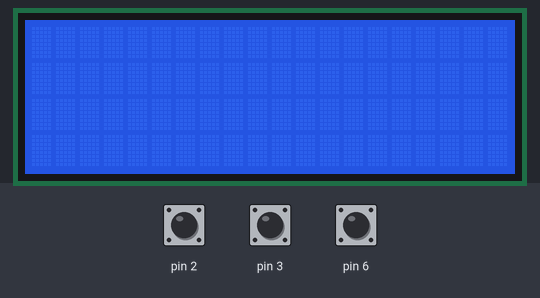
The sketch below on a simulated Arduino Uno, built with avr-gcc and run on an emulated ATmega328P. Shown: 20×4 character LCD. The inputs (shaded band) are chosen by the test bench; at power-on: pin 6 HIGH, pin 2 HIGH, pin 3 HIGH. What the sketch prints to the serial monitor is not drawn.

Above: at 1.3 s.
1.4 s: pin 6 pulled LOW for 0.15 s
At 3.2 s:
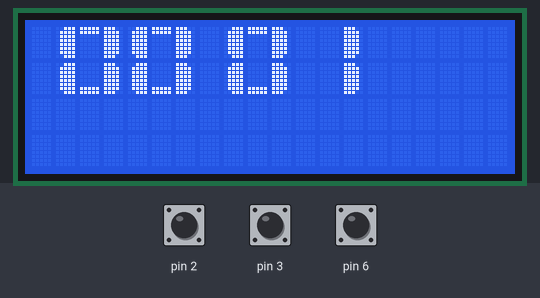
4.5 s: pin 6 pulled LOW for 1 s
7.0 s: pin 6 pulled LOW for 0.15 s
At 9.8 s:
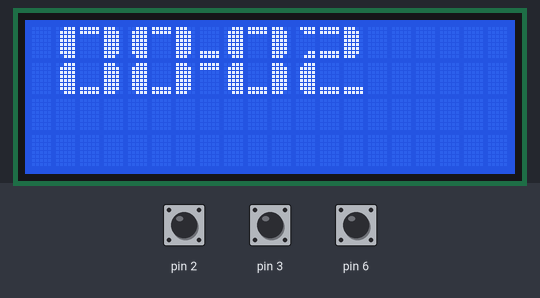
10.1 s: pin 6 pulled LOW for 3.2 s
14.8 s: pin 6 pulled LOW for 0.15 s
At 19.3 s:
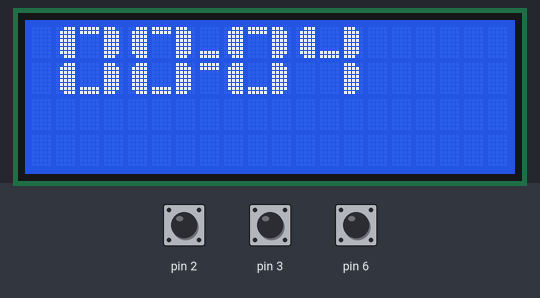
Timing chart, 0 to 20.8 s (numbered marks = the images above; inputs shaded):
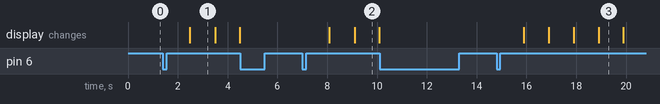

Measured:
- after the input at 1.4 s, the display: changes after 1.1 s (image 1)
- after the input at 4.5 s, every drawn part: stays the same
- after the input at 7.0 s, the display: first changes after 1.1 s (image 2 shows a later state)
- after the input at 10.1 s, every drawn part: stays the same
- after the input at 14.8 s, the display: first changes after 1.1 s (image 3 shows a later state)
- what the display in image 1 shows lasts 1.0 s, from 2.5 s to 3.5 s

The sketch:

WorkoutTimer.ino
```cpp
#include "LCDTimerMenu.h"
#include "RotaryController.h"


LiquidCrystal_I2C lcd(0x27, 20, 4);

RotaryController controller = RotaryController(2, 3, 6);

LCDTimerMenu timerMenu = LCDTimerMenu(lcd, LCDTimerMenuModeCountUp);

void interruptA() {
    controller.triggerPinA();
}

void interruptB() {
    controller.triggerPinB();
}

void setup() {
    controller.init();

    attachInterrupt(0, interruptA, RISING);
    attachInterrupt(1, interruptB, RISING);

    lcd.init();

    timerMenu.init();

    lcd.backlight();

    Serial.begin(57600);
}

void loop() {
    RotaryControllerAction action = controller.checkState();

    if (action == RotaryActionClick) {
        if (timerMenu.timerRunning) {
            Serial.println("Pause");
            timerMenu.pauseTimer();
        } else {
            Serial.println("Resume");
            timerMenu.startTimer();
        }
    }

    timerMenu.update();
}
```

RotaryController.h
```cpp
// Rotary Encoder controller
// Supports interrupt-driven encoder events
// Monitors click and double click events


enum RotaryControllerAction {
    RotaryActionNone = 0,
    RotaryActionForwards = 1,
    RotaryActionBackwards = 2,
    RotaryActionClick = 3,
    RotaryActionDoubleClick = 4,
    RotaryActionPress = 5,
};


class RotaryController {
private:
    uint8_t encoderPinA;
    uint8_t encoderPinB;
    uint8_t buttonPin;

    volatile byte aFlag = 0;
    volatile byte bFlag = 0;
    volatile byte encoderPos = 0;
    volatile byte oldEncPos = 0;
    volatile byte reading = 0;

    uint8_t buttonState = HIGH;
    uint8_t lastButtonState = HIGH;

    unsigned long lastDebounceTime = 0;
    unsigned long debounceDelay = 50;

public:
    RotaryController(uint8_t encoderPinA, uint8_t encoderPinB, uint8_t buttonPin) {
        this->encoderPinA = encoderPinA;
        this->encoderPinB = encoderPinB;
        this->buttonPin = buttonPin;
    };

    void init() {
        pinMode(encoderPinA, INPUT_PULLUP);
        pinMode(encoderPinB, INPUT_PULLUP);
        pinMode(buttonPin, INPUT_PULLUP);

        pinMode(buttonPin, INPUT);
        digitalWrite(buttonPin, HIGH);
    };

    RotaryControllerAction checkState() {
        // Update encoder state
        if (oldEncPos != encoderPos) {
            if (oldEncPos > encoderPos) {
                // Move forward
                return RotaryActionForwards;
            } else {
                // Move backwards
                return RotaryActionBackwards;
            }

            oldEncPos = encoderPos;
        }

        // Check button state
        uint8_t newButtonState = digitalRead(buttonPin);

        if (lastButtonState != newButtonState) {
            lastDebounceTime = millis();
        }

        if ((millis() - lastDebounceTime) > debounceDelay) {
            if (newButtonState != buttonState) {
                buttonState = newButtonState;

                if (newButtonState == LOW) {
                    // Button clicked
                    return RotaryActionClick;
                }
            }
        }

        lastButtonState = newButtonState;

        return RotaryActionNone;
    }

    void triggerPinA() {
        cli(); //stop interrupts happening before we read pin values

        reading = PIND & 0xC; // read all eight pin values then strip away all but pinA and pinB's values

        if (reading == B00001100 && aFlag) { //check that we have both pins at detent (HIGH) and that we are expecting detent on this pin's rising edge
            encoderPos--; //decrement the encoder's position count
            bFlag = 0; //reset flags for the next turn
            aFlag = 0; //reset flags for the next turn
        } else if (reading == B00000100) {
            bFlag = 1;
        } //signal that we're expecting pinB to signal the transition to detent from free rotation

        sei(); //restart interrupts
    };

    void triggerPinB() {
      cli(); //stop interrupts happening before we read pin values

      reading = PIND & 0xC; //read all eight pin values then strip away all but pinA and pinB's values

      if (reading == B00001100 && bFlag) { //check that we have both pins at detent (HIGH) and that we are expecting detent on this pin's rising edge
        encoderPos++; //increment the encoder's position count
        bFlag = 0; //reset flags for the next turn
        aFlag = 0; //reset flags for the next turn
      } else if (reading == B00001000) {
        aFlag = 1;
      } //signal that we're expecting pinA to signal the transition to detent from free rotation

      sei(); //restart interrupts
    };
};
```

LCDMenu.h
```cpp
// LCD Menu controller
// Works with LiquidCrystal and LiquidCrystal_I2C
// Allows creating and controlling a basic scrolling menu system

#include <LiquidCrystal_I2C.h>


class LCDMenu {
private:


public:
    LiquidCrystal_I2C *lcd;

    LCDMenu(LiquidCrystal_I2C &lcd) : lcd(&lcd) {};

    void init() {

    };

    void update() {

    };
};


class LCDMenuOption {
private:


public:
    LCDMenuOption() {

    };
};
```

LCDTimerMenu.h
```cpp
// LCD Timer Menu controller
// Subclass of LCDMenu that shows large numbers
// Has 3 modes: Count Up, Count Down and Configure

#include "LCDMenu.h"


enum LCDTimerMenuMode {
    LCDTimerMenuModeCountUp = 0,
    LCDTimerMenuModeCountDown = 1,
    LCDTimerMenuModeConfigure = 2,
};


class LCDTimerMenu : public LCDMenu {
public:
    LCDTimerMenuMode mode;
    bool timerRunning = false;

    LCDTimerMenu(LiquidCrystal_I2C &lcd, LCDTimerMenuMode mode) : LCDMenu(lcd) {
        this->mode = mode;
    };

    void init() {
        lcd->createChar(1, bar1);
        lcd->createChar(2, bar2);
        lcd->createChar(3, bar3);
        lcd->createChar(4, bar4);
        lcd->createChar(5, bar5);
        lcd->createChar(6, bar6);
        lcd->createChar(7, bar7);
        lcd->createChar(8, bar8);

        LCDMenu::init();
    };

    void resetTimer() {
        timerRunning = false;
        startTime = 0;
        countSeconds = 0;

        printTime(0);
    };

    void startTimer() {
        if (timerRunning) {
            return;
        }

        timerRunning = true;

        startTime = millis();
    };

    void pauseTimer() {
        if (!timerRunning) {
            return;
        }

        timerRunning = false;
    };

    void update() {
        if (!timerRunning) {
            return;
        }

        currentTime = millis();

        unsigned long interval = currentTime - startTime;

        if (interval > 1000) {
            countSeconds = interval / 1000;

            printTime(countSeconds);
        }
    };

    void printTime(uint32_t seconds) {
        uint8_t mins = seconds / 60;
        uint8_t secs = seconds % 60;

        printNumber(mins / 10, 1);
        printNumber(mins % 10, 4);
        printSeparator(7, (secs % 2 == 0));
        printNumber(secs / 10, 8);
        printNumber(secs % 10, 11);
    };

private:
    const char bar1[8] = {B11100, B11110, B11110, B11110, B11110, B11110, B11110, B11100};
    const char bar2[8] = {B00111, B01111, B01111, B01111, B01111, B01111, B01111, B00111};
    const char bar3[8] = {B11111, B11111, B00000, B00000, B00000, B00000, B11111, B11111};
    const char bar4[8] = {B11110, B11100, B00000, B00000, B00000, B00000, B11000, B11100};
    const char bar5[8] = {B01111, B00111, B00000, B00000, B00000, B00000, B00011, B00111};
    const char bar6[8] = {B00000, B00000, B00000, B00000, B00000, B00000, B11111, B11111};
    const char bar7[8] = {B00000, B00000, B00000, B00000, B00000, B00000, B00111, B01111};
    const char bar8[8] = {B11111, B11111, B00000, B00000, B00000, B00000, B00000, B00000};

    unsigned long currentTime = 0.0;
    unsigned long startTime = 0.0;
    uint32_t countSeconds = 0;

    void printNumber0(int col) {
        lcd->setCursor(col, 0);
        lcd->write(2);
        lcd->write(8);
        lcd->write(1);
        lcd->setCursor(col, 1);
        lcd->write(2);
        lcd->write(6);
        lcd->write(1);
    }

    void printNumber1(int col) {
        lcd->setCursor(col, 0);
        lcd->write(32);
        lcd->write(32);
        lcd->write(1);
        lcd->setCursor(col, 1);
        lcd->write(32);
        lcd->write(32);
        lcd->write(1);
    }

    void printNumber2(int col) {
        lcd->setCursor(col, 0);
        lcd->write(5);
        lcd->write(3);
        lcd->write(1);
        lcd->setCursor(col, 1);
        lcd->write(2);
        lcd->write(6);
        lcd->write(6);
    }

    void printNumber3(int col) {
        lcd->setCursor(col, 0);
        lcd->write(5);
        lcd->write(3);
        lcd->write(1);
        lcd->setCursor(col, 1);
        lcd->write(7);
        lcd->write(6);
        lcd->write(1);
    }

    void printNumber4(int col) {
        lcd->setCursor(col, 0);
        lcd->write(2);
        lcd->write(6);
        lcd->write(1);
        lcd->setCursor(col, 1);
        lcd->write(32);
        lcd->write(32);
        lcd->write(1);
    }

    void printNumber5(int col) {
        lcd->setCursor(col, 0);
        lcd->write(2);
        lcd->write(3);
        lcd->write(4);
        lcd->setCursor(col, 1);
        lcd->write(7);
        lcd->write(6);
        lcd->write(1);
    }

    void printNumber6(int col) {
        lcd->setCursor(col, 0);
        lcd->write(2);
        lcd->write(3);
        lcd->write(4);
        lcd->setCursor(col, 1);
        lcd->write(2);
        lcd->write(6);
        lcd->write(1);
    }

    void printNumber7(int col) {
        lcd->setCursor(col, 0);
        lcd->write(2);
        lcd->write(8);
        lcd->write(1);
        lcd->setCursor(col, 1);
        lcd->write(32);
        lcd->write(32);
        lcd->write(1);
    }

    void printNumber8(int col) {
        lcd->setCursor(col, 0);
        lcd->write(2);
        lcd->write(3);
        lcd->write(1);
        lcd->setCursor(col, 1);
        lcd->write(2);
        lcd->write(6);
        lcd->write(1);
    }

    void printNumber9(int col) {
        lcd->setCursor(col, 0);
        lcd->write(2);
        lcd->write(3);
        lcd->write(1);
        lcd->setCursor(col, 1);
        lcd->write(7);
        lcd->write(6);
        lcd->write(1);
    }

    void printNumber(int value, int col) {
        if (value == 0) {
            printNumber0(col);
        } if (value == 1) {
            printNumber1(col);
        } if (value == 2) {
            printNumber2(col);
        } if (value == 3) {
            printNumber3(col);
        } if (value == 4) {
            printNumber4(col);
        } if (value == 5) {
            printNumber5(col);
        } if (value == 6) {
            printNumber6(col);
        } if (value == 7) {
            printNumber7(col);
        } if (value == 8) {
            printNumber8(col);
        } if (value == 9) {
            printNumber9(col);
        }
    }

    void printSeparator(int col, bool visible) {
        lcd->setCursor(col, 0);
        lcd->write(visible ? 6 : 32);
        lcd->setCursor(col, 1);
        lcd->write(visible ? 8 : 32);
    }
};
```
